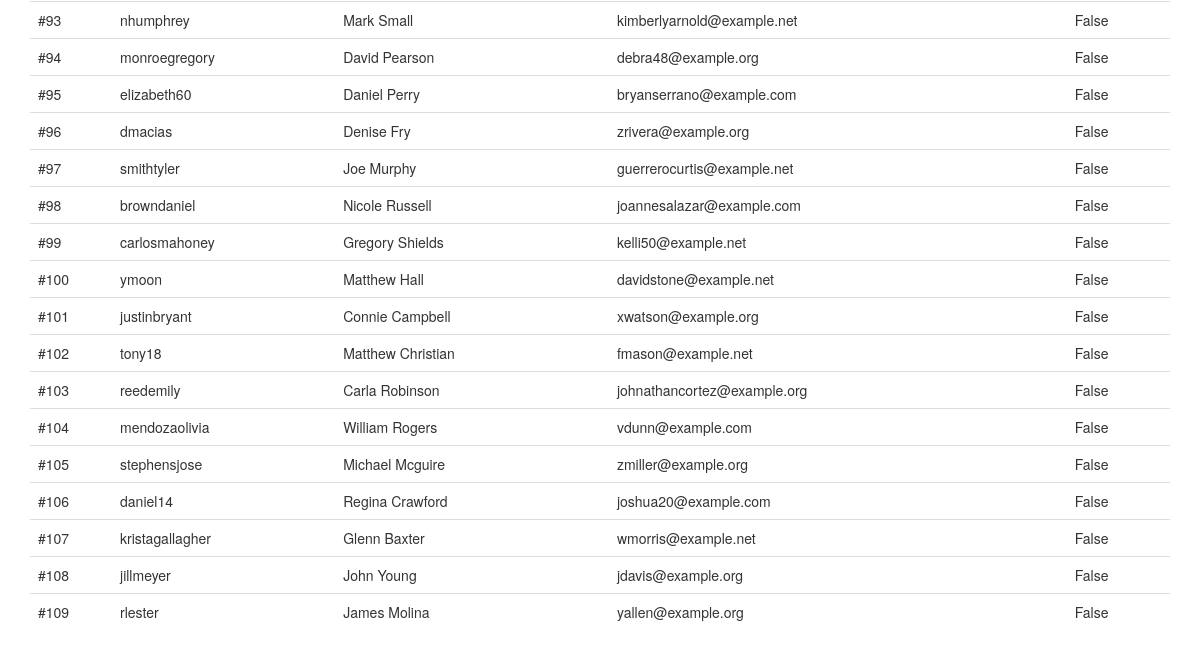
The page /users (signed in, lower part) on the database as committed earlier.
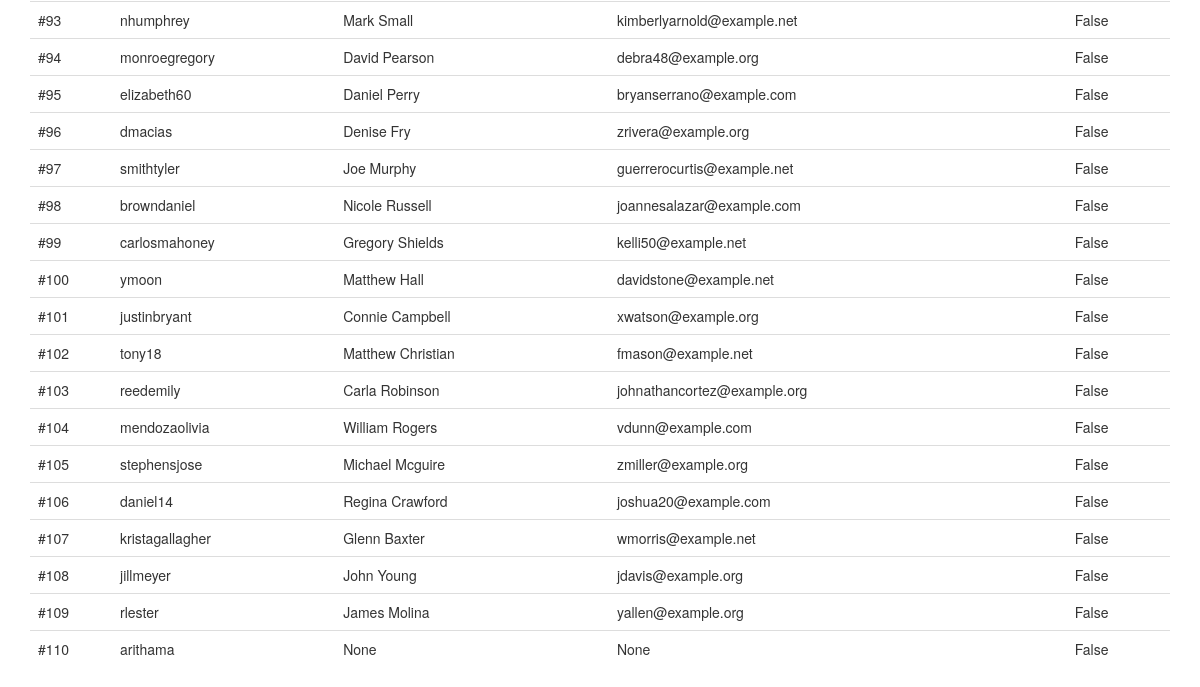
The same page on the database as committed later.
### app/models.py (models this page shows, shortened)
class User(UserMixin, db.Model):
    __tablename__ = 'users'
    id = db.Column(db.Integer, primary_key=True)
    email = db.Column(db.String(64), unique=True, index=True)
    username = db.Column(db.String(64), unique=True, index=True)
    password_hash = db.Column(db.String(128))
    confirmed = db.Column(db.Boolean, default=False)
    is_admin = db.Column(db.Boolean, default=False)
    is_mod = db.Column(db.Boolean, default =False)
    name = db.Column(db.String(64))
    about_me = db.Column(db.Text())
    member_since = db.Column(db.DateTime(), default=datetime.utcnow)
    avatar_hash = db.Column(db.String(32))
    posts = db.relationship('Post', backref='author', lazy='dynamic')
    followed = db.relationship('Follow',
                               foreign_keys=[Follow.follower_id],
                               backref=db.backref('follower', lazy='joined'),
                               lazy='dynamic',
                               cascade='all, delete-orphan')
    followers = db.relationship('Follow',
                                foreign_keys=[Follow.followed_id],
                                backref=db.backref('followed', lazy='joined'),
                                lazy='dynamic',
                                cascade='all, delete-orphan')
    comments = db.relationship('Comment', backref='author', lazy='dynamic')
    @property
    def password(self):
        raise AttributeError('password is not a readable attribute')

### app/main/views.py (the view)
@main.route('/users')
def users():
    users = User.query.all()
    return render_template('users.html', users=users)

### app/auth/views.py (called while the page is built)
@auth.before_app_request
def before_request():
    if current_user.is_authenticated \
    and not current_user.confirmed \
    and request.blueprint != 'auth' \
    and request.endpoint != 'static':
        return redirect(url_for('auth.unconfirmed'))

### app/models.py (called while the page is built)
@login_manager.user_loader
def load_user(user_id):
    return User.query.get(int(user_id))

### app/templates/users.html (shortened to what this page needs)
{% extends "base.html" %}
{% block page_content %}
{% if current_user.is_admin %}
    <div class="content">
        <table class="table">
            <tbody>
            {% for user in users %}
                <tr>
                <td>#{{ user.id }}</td>
                <td>{{ user.username }}</td>
                <td>{{ user.name }}</td>
                <td>{{ user.email }}</td>
                <td>{{ user.is_admin }}</td>
              </tr>
            {% endfor %}
            </tbody>
          </table>
    </div>
{% else %}
You do not have permission to access this page
{% endif %}
{% endblock %}

Rows that differ between the two databases and show on the page:
added User: id "110", username "arithama", name "None", email "None", is_admin "False"
